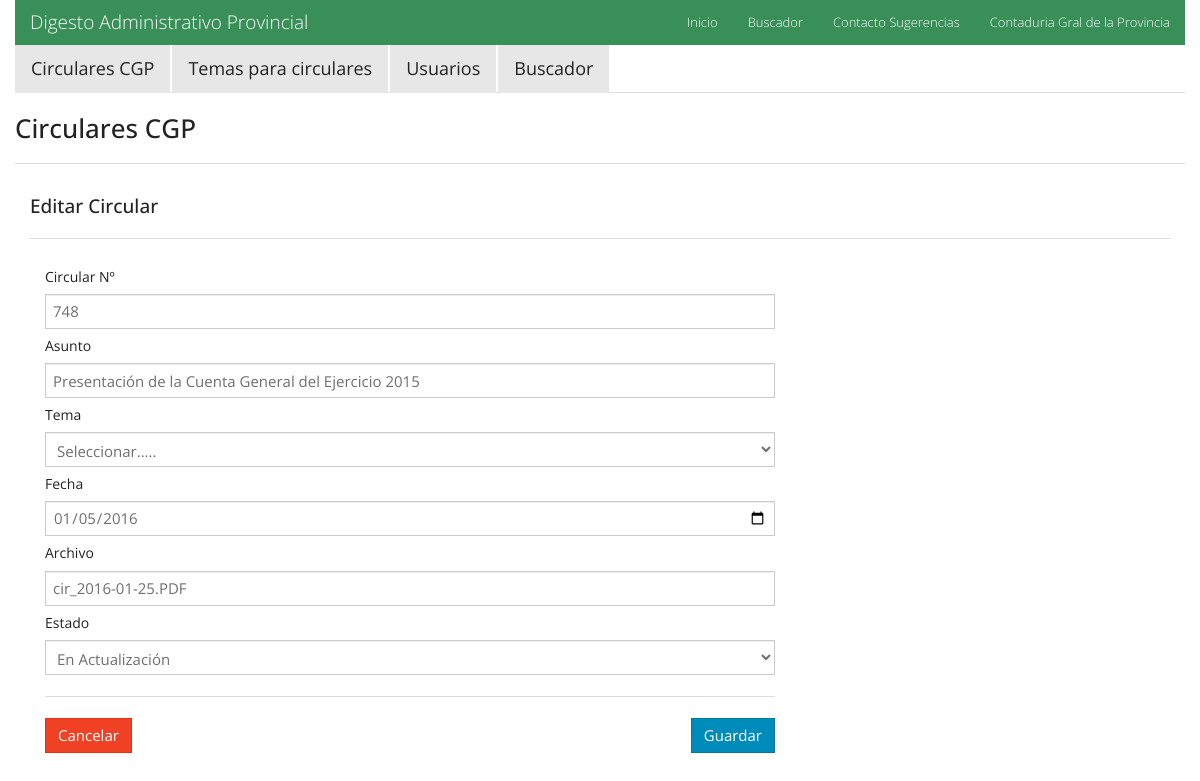
Page /circular/editar.php?id=15 on the committed database.
### tables this page shows
CREATE TABLE `circular` (
  `id` int(4) NOT NULL AUTO_INCREMENT,
  `numero` varchar(20) DEFAULT NULL,
  `asunto` varchar(100) DEFAULT NULL,
  `temacircular_id` int(4) DEFAULT NULL,
  `fecha` date DEFAULT NULL,
  `estado` varchar(35) DEFAULT NULL COMMENT 'vigente , no vigente',
  `archivo` varchar(50) DEFAULT NULL,
  PRIMARY KEY (`id`)
);

### bd/conexion.php (called while the page is built, shortened)
<?php
class Conexion{
	private static $objCon = null;
	public static function obtenerInstancia(){
		if(self::$objCon == null){
			self::$objCon = mysqli_connect("localhost","root","haciendaroot","dap2015");
		}
		return self::$objCon;
	}
}
?>

### circular/circular.php (called while the page is built, shortened)
<?php
include("../bd/conexion.php");
class Circular{
	static function obtenerId($id)
	{
		$data = array();
		$consulta = "select * from circular where id=$id";
		$rs = mysqli_query(conexion::obtenerInstancia(), $consulta);
		if(mysqli_num_rows($rs) >0)
		{
			while($fila = mysqli_fetch_assoc($rs))
			{
				$data[] = $fila;
			}
		}
		return $data;
	}
}
?>

### circular/editar.php (the view, shortened to what this page needs)
<?
include("circular.php");
include '../menu.php';
if( isset($_GET['id']) && !empty($_GET['id']) )
 {
  $id=(int)$_GET['id'];
  $registros=Circular::obtenerId($id);
  foreach($registros as $veh)
  {
  ?>
 <h3>Circulares CGP</h3>
 <hr>
 <div class="container">
 <div class="row">
 <div class="col-md-12">
 <h4>Editar Circular</h4>
 <hr>
 <form class="form-horizontal" role="form" method="POST" action="editar.php">
   <div class="col-md-8">
    <label>Circular Nº </label>
    <input name="numero"  class="form-control" type="text" tabindex="1"  value="<?echo utf8_encode($veh['numero']); ?>" required />
  </div>
  <div class="col-md-8">
    <label >Asunto</label>
    <input name="asunto"  class="form-control" type="text" tabindex="1"  value="<?echo utf8_encode($veh['asunto']); ?>" required />
  </div>
  <div class="col-md-8">
    <label >Tema</label>
    <select class="form-control" name="temacircular_id" id="temacircular_id">
      <option value="">Seleccionar.....</option>
    </select>
  </div>
  <div class="col-md-8">
    <label >Fecha</label>
    <input type="date" name="fecha"  class="form-control" type="text" tabindex="1"  value="<?echo utf8_encode($veh['fecha']); ?>" required />
  </div>
  <div class="col-md-8">
    <label >Archivo</label>
    <input type="text" name="archivo"  class="form-control" type="text" tabindex="1"  value="<?echo utf8_encode($veh['archivo']); ?>" required />
  </div>
  <div class="col-md-8">
    <label >Estado</label>
    <select class="form-control" name="estado">
      <option value="En Actualización." selected="selected">En Actualización</option>
  </select>
  </div>
  <div class="col-md-8">
  <hr>
      <button type="button" class="btn btn-danger pull-left" data-dismiss="modal" onclick="location.href='index.php';"><i class="fa fa-times"></i> Cancelar</button>
      <button type="submit" class="btn btn-primary pull-right"><i class="fa fa-floppy-o"></i> Guardar</button>
  </div>
</form>
<?
}
}
    ?>

### rows in the picture
circular: numero "748", asunto "Presentación de la Cuenta General del Ejercicio 2015", fecha "01/05/2016", archivo "cir_2016-01-25.PDF"
